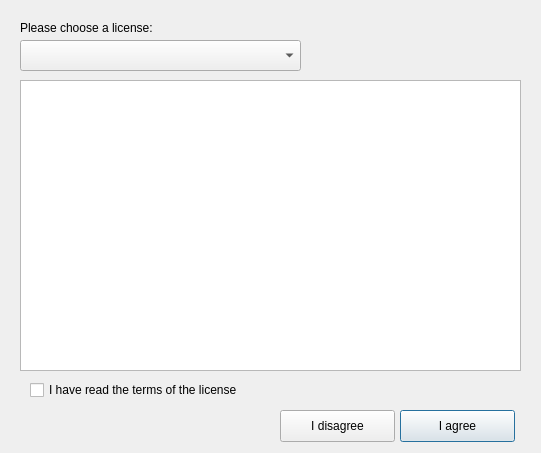
<?xml version="1.0" encoding="UTF-8"?>
<ui version="4.0">
 <class>Dialog</class>
 <widget class="QDialog" name="Dialog">
  <property name="geometry">
   <rect>
    <x>0</x>
    <y>0</y>
    <width>541</width>
    <height>453</height>
   </rect>
  </property>
  <property name="windowTitle">
   <string>License agreement</string>
  </property>
  <widget class="QComboBox" name="comboBoxLicense">
   <property name="geometry">
    <rect>
     <x>20</x>
     <y>40</y>
     <width>281</width>
     <height>31</height>
    </rect>
   </property>
  </widget>
  <widget class="QLabel" name="label">
   <property name="geometry">
    <rect>
     <x>20</x>
     <y>20</y>
     <width>171</width>
     <height>16</height>
    </rect>
   </property>
   <property name="text">
    <string>Please choose a license:</string>
   </property>
  </widget>
  <widget class="QTextEdit" name="textEditLicense">
   <property name="geometry">
    <rect>
     <x>20</x>
     <y>80</y>
     <width>501</width>
     <height>291</height>
    </rect>
   </property>
  </widget>
  <widget class="QCheckBox" name="checkBoxRead">
   <property name="geometry">
    <rect>
     <x>30</x>
     <y>380</y>
     <width>261</width>
     <height>20</height>
    </rect>
   </property>
   <property name="text">
    <string>I have read the terms of the license</string>
   </property>
  </widget>
  <widget class="QPushButton" name="buttonAgree">
   <property name="geometry">
    <rect>
     <x>400</x>
     <y>410</y>
     <width>115</width>
     <height>32</height>
    </rect>
   </property>
   <property name="text">
    <string>I agree</string>
   </property>
  </widget>
  <widget class="QPushButton" name="buttonDisagree">
   <property name="geometry">
    <rect>
     <x>280</x>
     <y>410</y>
     <width>115</width>
     <height>32</height>
    </rect>
   </property>
   <property name="text">
    <string>I disagree</string>
   </property>
  </widget>
 </widget>
 <resources/>
 <connections/>
</ui>
